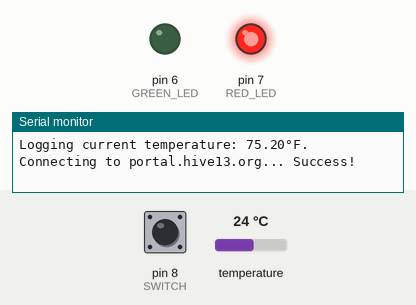
A sketch run on a simulated Arduino Uno, built with avr-gcc and run on an emulated ATmega328P. On the bench: output pins drawn as LEDs (lit = HIGH), the last lines printed to the serial monitor. The inputs (shaded band) are chosen by the test bench; at power-on: pin 8 (SWITCH) HIGH, temperature 24 °C. WiFi joins after 1.5 s; servers stay silent unless stated; uploads are accepted with an empty reply.

Above: at 3.4 s.
3.5 s: pin 8 (SWITCH) pulled LOW for 0.15 s
At 3.95 s:
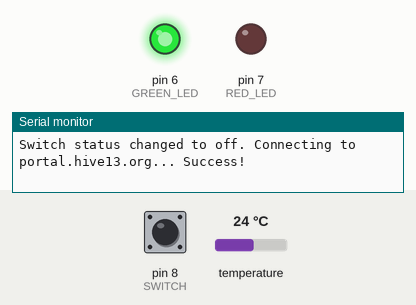
5.5 s: pin 8 (SWITCH) pulled LOW for 3.2 s
At 9.4 s:
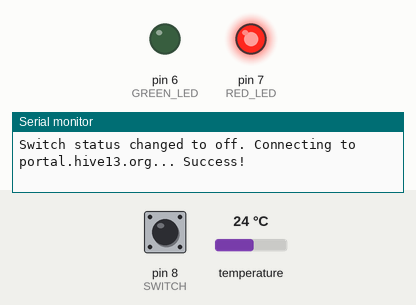
Timing chart, 0 to 10.9 s (numbered marks = the images above; inputs shaded):
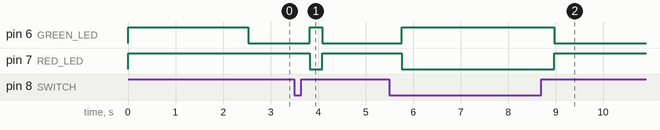

The sketch:

SwitchClient.ino
```cpp
#include <Ethernet.h>
#include <OneWire.h>
#include <DallasTemperature.h>

#define SWITCH          8
#define GREEN_LED       6
#define RED_LED         7
#define ONE_WIRE_BUS    9

// Enums for tracking door status
#define OPEN     0
#define CLOSED   1
#define UNKNOWN -1

// Enums for LED status
#define OFF       0
#define RED       1
#define GREEN     2
#define SOLID     3
#define BLINK     4
#define ALTERNATE 5

#define STATUS_INTERVAL 300000  // Interval for switch status checks (ms)
#define TEMP_INTERVAL   300000  // Interval for temperature updates (ms)
#define FAIL_INTERVAL   10000   // Interval for retrying failed http requests (ms)
#define BLINK_INTERVAL  500     // Interval between blinks (ms)

// State tracking variables
unsigned long last_switch_update = -1;
unsigned long last_temp_update = TEMP_INTERVAL;
unsigned long last_blink = -1;
int current_switch_status = UNKNOWN;
int blink_status = OFF; // Yes, these are different.
bool blink_state = false; // Yes, these are different.
bool online = false;

//Network
byte mac[] = { 0xDE, 0xAD, 0xBE, 0xEF, 0xFE, 0xED }; //MAC address
const char* host = "portal.hive13.org";
EthernetClient client;

//Temperature Sensor
OneWire oneWire(ONE_WIRE_BUS);
DallasTemperature sensors(&oneWire);
DeviceAddress tempSensor;

int switchState() {
  int newstate = digitalRead(SWITCH); //Get current Switch Position
  if (newstate != current_switch_status) {
    current_switch_status = newstate;
    return true; //return true if position has changed
  }
  else {
    return false; //return false if position has not changed
  }
}

void setLED(int LEDSTATE) {
  switch(LEDSTATE) {
     case OFF:
      digitalWrite(RED_LED, LOW);
      digitalWrite(GREEN_LED, LOW);
      blink_status=OFF;
      break;
    case RED:
      digitalWrite(RED_LED, HIGH);
      digitalWrite(GREEN_LED, LOW);
      blink_status=OFF;
      break;
    case GREEN:
      digitalWrite(GREEN_LED, HIGH);
      digitalWrite(RED_LED, LOW);
      blink_status=OFF;
      break;
    case SOLID:
      digitalWrite(GREEN_LED, HIGH);
      digitalWrite(RED_LED, HIGH);
      blink_status=OFF;
      break;
    case ALTERNATE:
      switch(blink_state) {
        case true:
          digitalWrite(GREEN_LED, HIGH);
          digitalWrite(RED_LED, LOW);
          blink_state = false;
          break;
        case false:
          digitalWrite(GREEN_LED, LOW);
          digitalWrite(RED_LED, HIGH);
          blink_state = true;
          break;
      }
      last_blink = millis();
      break;
    case BLINK:
      switch(blink_state) {
        case true:
          digitalWrite(GREEN_LED, HIGH);
          digitalWrite(RED_LED, HIGH);
          blink_state = false;
          break;
        case false:
          digitalWrite(GREEN_LED, LOW);
          digitalWrite(RED_LED, LOW);
          blink_state = true;
          break;
      }
      last_blink = millis();
      break;
    }
}

bool logSwitch() {
  String url="/isOpen/logger.php?switch=";
  switch(current_switch_status) {
    case OPEN:
      url += "1";
      break;
    case CLOSED:
      url += "0";
      break;
  }
  return httpRequest(url);
}

bool logTemp(float tempf) {
  String url="/isOpen/logger.php?temp=";
  url += tempf;
  return httpRequest(url);
}

bool httpRequest(String requrl) {
  Ethernet.maintain();

  Serial.print("Connecting to ");
  Serial.print(host);
  Serial.print("... ");

  const int httpPort = 80;
  if (!client.connect(host, httpPort)) {
    Serial.print("Failed! ");
    return false;
  }

  // This will send the request to the server
  client.print(String("GET ")+requrl+" HTTP/1.1\r\n"+"Host: "+host+"\r\n"+"Connection: close\r\n\r\n");
  unsigned long timeout = millis();
  while (client.available() == 0) {
    if (millis() - timeout > 5000) {
      Serial.print("Timeout! ");
      client.stop();
      return false;
    }
  }

  Serial.println("Success!");
  return true;
}

void setup() {
  //Initialize Serial Output
  Serial.begin(115200);

  //Set inital pin states
  pinMode(SWITCH, INPUT_PULLUP);
  pinMode(GREEN_LED, OUTPUT);
  pinMode(RED_LED, OUTPUT);
  setLED(SOLID); //Turn on all LEDs to indicate "startup" mode

  while (!Serial) {}; // to prevent lost serial messages
  Serial.println("Initializing.");

  // Set up temperature sensor
  sensors.begin();
  sensors.requestTemperatures();

  Ethernet.begin(mac);
}

void loop() {
  bool switchoverride = (millis() - last_switch_update > STATUS_INTERVAL);
  if (switchState() || switchoverride) {
    //setLED(SOLID);
    if (switchoverride) { Serial.print("Update interval elapsed. Status "); }
    else { Serial.print("Switch status changed to "); }
    if (current_switch_status == OPEN) {
      Serial.print("on. ");
      if (logSwitch()) {
        last_switch_update = millis();
        setLED(GREEN);
      } else {
        Serial.print("Retry in ");
        Serial.print(FAIL_INTERVAL/1000);
        Serial.println("s.");
        last_switch_update = millis() - STATUS_INTERVAL + FAIL_INTERVAL;
        blink_status=BLINK;
      }
    } else if (current_switch_status == CLOSED) {
      Serial.print("off. ");
      if (logSwitch()) {
        last_switch_update = millis();
        setLED(RED);
      } else {
        Serial.print("Retry in ");
        Serial.print(FAIL_INTERVAL/1000);
        Serial.println("s.");
        last_switch_update = millis() - STATUS_INTERVAL + FAIL_INTERVAL;
        blink_status=BLINK;
      }
    } else {
      Serial.println("Confused... ");
      setLED(BLINK);
    }
  }
  if (millis() - last_temp_update > TEMP_INTERVAL) {
    float tempF = DallasTemperature::toFahrenheit(sensors.getTempCByIndex(0));
    sensors.requestTemperatures();
    if (tempF != 185.00) {
      Serial.print("Logging current temperature: ");
      Serial.print(tempF);
      Serial.print("°F. ");
      if (logTemp(tempF)) {
        last_temp_update = millis();
      } else {
        Serial.print("Retry in ");
        Serial.print(FAIL_INTERVAL/1000);
        Serial.println("s.");
        last_temp_update = millis() - TEMP_INTERVAL + FAIL_INTERVAL;
      }
    }
  }
  if (blink_status != OFF) {
    if (millis() - last_blink > BLINK_INTERVAL) {
      switch(blink_status) {
        case BLINK:
          setLED(BLINK);
          break;
        case ALTERNATE:
          setLED(ALTERNATE);
          break;
      }
    }
  }
}
```

Measured:
- after the input at 3.5 s, pin 6 (GREEN_LED): LOW → HIGH after 0.32 s, → LOW 0.26 s later; pin 7 (RED_LED): HIGH → LOW after 0.32 s, → HIGH 0.26 s later
- after the input at 5.5 s, pin 6 (GREEN_LED): LOW → HIGH after 0.26 s, → LOW 3.2 s later; pin 7 (RED_LED): HIGH → LOW after 0.26 s, → HIGH 3.2 s later
